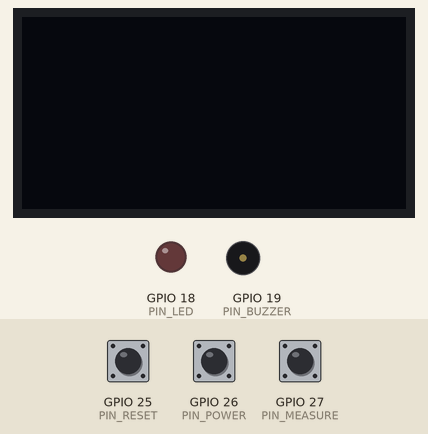
Recording of a sketch running on a simulated ESP32. Shown: 128×64 one-colour display, output pins drawn as LEDs (lit = HIGH), buzzer (waves = sounding). Dashed ring = blinking. Inputs (shaded band) come from the test bench; at power-on: GPIO 26 (PIN_POWER) LOW, GPIO 27 (PIN_MEASURE) LOW, GPIO 25 (PIN_RESET) LOW. Random numbers use the default seed unless the sketch sets one; what the sketch prints to the serial monitor is not drawn.

Above: at 1.2 s.
1.3 s: GPIO 26 (PIN_POWER) driven HIGH
At 1.9 s:
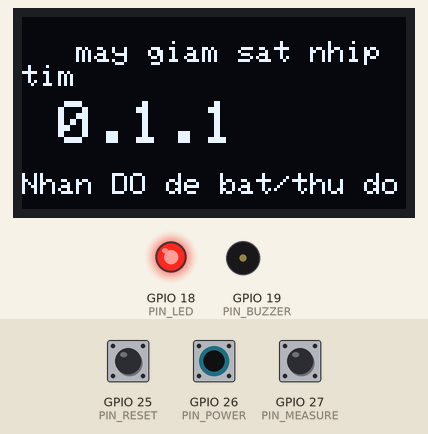
2.8 s: GPIO 27 (PIN_MEASURE) driven HIGH
At 4.8 s:
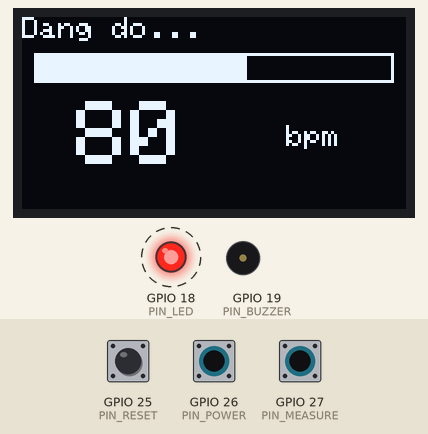
4.9 s: GPIO 25 (PIN_RESET) pulled HIGH for 0.15 s
At 5.3 s:
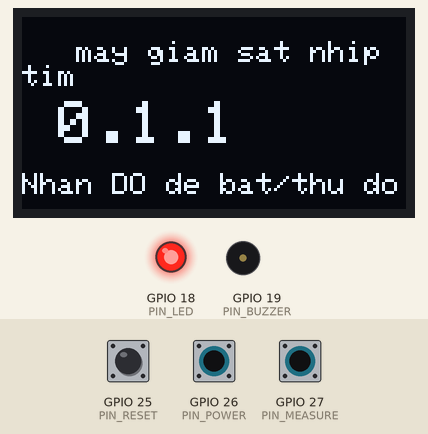
6.5 s: GPIO 27 (PIN_MEASURE) pulsed LOW 2 times (0.12 s each, 0.3 s apart)
At 10.05 s:
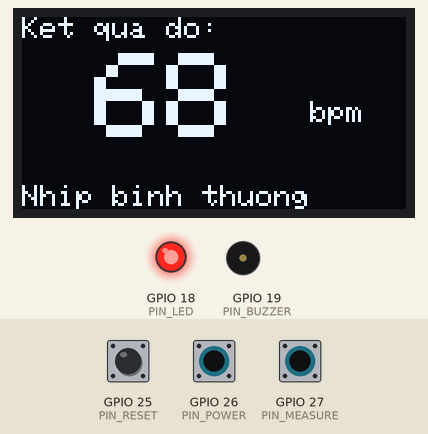
10.1 s: GPIO 25 (PIN_RESET) pulled HIGH for 1 s
At 10.9 s:
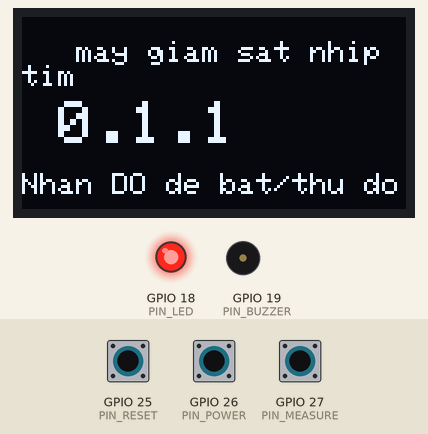
12.6 s: GPIO 26 (PIN_POWER) pulsed LOW 5 times (0.12 s each, 0.3 s apart)
At 13.24 s:
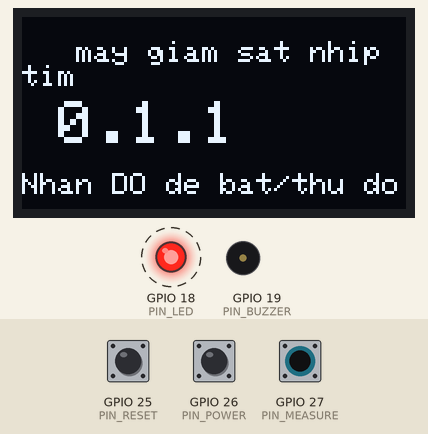
Timing chart, 0 to 15.6 s (numbered marks = the images above; inputs shaded):
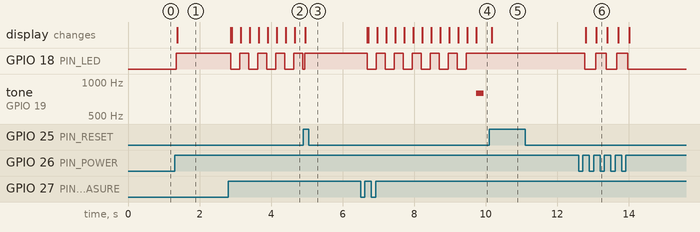

The sketch:

sketch.ino
```cpp
/*
  heart_monitor_pulldown.ino
  Sử dụng INPUT_PULLDOWN: nút nối tới 3V3 (VCC)
  Khi bấm nút: GPIO sẽ thay đổi từ LOW -> HIGH
*/

#include <Wire.h>
#include <Adafruit_GFX.h>
#include <Adafruit_SSD1306.h>
#include "esp_system.h"

#define SCREEN_WIDTH 128
#define SCREEN_HEIGHT 64
#define OLED_RESET    -1
Adafruit_SSD1306 display(SCREEN_WIDTH, SCREEN_HEIGHT, &Wire, OLED_RESET);

// Pins
const int PIN_POWER   = 26;
const int PIN_MEASURE = 27;
const int PIN_RESET   = 25;
const int PIN_LED     = 18;
const int PIN_BUZZER  = 19;

// simple debounce
const unsigned long DEBOUNCE_MS = 50;
struct SimpleBtn {
  int pin;
  bool lastStable;
  unsigned long lastChangeMillis;
  bool lastEventReported;
};
SimpleBtn Bpower  = {PIN_POWER, LOW, 0, false};
SimpleBtn Bmeasure= {PIN_MEASURE, LOW, 0, false};
SimpleBtn Breset  = {PIN_RESET, LOW, 0, false};

enum State {OFF, WAIT, MEASURING, SHOW_RESULT};
State state = OFF;

unsigned long measureStart = 0;
const unsigned long MEASURE_DURATION = 3000;
const unsigned long UPDATE_INTERVAL = 250;
unsigned long lastUpdate = 0;
int currentBpm = 60;
int finalBpm = 0;

const int START_MIN = 55;
const int START_MAX = 79;
const int BPM_MIN = 30;
const int BPM_MAX = 200;

void setup() {
  Serial.begin(115200);
  Wire.begin(21, 22);

  // INPUT_PULLDOWN: khi không bấm = LOW, khi bấm = HIGH (nối tới 3V3)
  pinMode(PIN_POWER, INPUT_PULLDOWN);
  pinMode(PIN_MEASURE, INPUT_PULLDOWN);
  pinMode(PIN_RESET, INPUT_PULLDOWN);
  pinMode(PIN_LED, OUTPUT);
  pinMode(PIN_BUZZER, OUTPUT);
  digitalWrite(PIN_LED, LOW);
  digitalWrite(PIN_BUZZER, LOW);

  // Initialize button state from actual pin readings
  Bpower.lastStable = digitalRead(Bpower.pin);
  Bpower.lastChangeMillis = millis();
  Bpower.lastEventReported = (Bpower.lastStable == HIGH);

  Bmeasure.lastStable = digitalRead(Bmeasure.pin);
  Bmeasure.lastChangeMillis = millis();
  Bmeasure.lastEventReported = (Bmeasure.lastStable == HIGH);

  Breset.lastStable = digitalRead(Breset.pin);
  Breset.lastChangeMillis = millis();
  Breset.lastEventReported = (Breset.lastStable == HIGH);

  Serial.println("Ready (INPUT_PULLDOWN mode):");
  Serial.printf("POWER initial=%d  MEASURE initial=%d  RESET initial=%d\n",
                Bpower.lastStable, Bmeasure.lastStable, Breset.lastStable);

  randomSeed((unsigned long)esp_random());

  if (!display.begin(SSD1306_SWITCHCAPVCC, 0x3C)) {
    Serial.println("SSD1306 failed");
  }
  display.setTextColor(SSD1306_WHITE);
  display.clearDisplay();
  display.display();
}

// returns true once when a press edge (HIGH) is detected
bool readButtonPress(SimpleBtn &b) {
  bool raw = digitalRead(b.pin); // HIGH = pressed (3V3), LOW = not pressed
  unsigned long now = millis();
  if (raw != b.lastStable) {
    if (now - b.lastChangeMillis > DEBOUNCE_MS) {
      b.lastStable = raw;
      b.lastChangeMillis = now;
      if (b.lastStable == HIGH) { // pressed
        if (!b.lastEventReported) {
          b.lastEventReported = true;
          return true;
        } else {
          return false;
        }
      } else { // released
        b.lastEventReported = false;
        return false;
      }
    }
  } else {
    b.lastChangeMillis = now;
  }
  return false;
}

void loop() {
  if (readButtonPress(Bpower)) {
    Serial.println("POWER pressed");
    if (state == OFF) powerOn(); else powerOff();
  }
  if (state != OFF) {
    if (readButtonPress(Breset)) {
      Serial.println("RESET pressed");
      goToWait();
    }
    if (readButtonPress(Bmeasure)) {
      Serial.println("MEASURE pressed");
      if (state == WAIT || state == SHOW_RESULT) startMeasurement();
    }
  }

  if (state == MEASURING) {
    unsigned long now = millis();
    if (now - lastUpdate >= UPDATE_INTERVAL) {
      lastUpdate = now;
      simulateStep();
      showMeasuringScreen(currentBpm, now - measureStart);
    }
    if (millis() - measureStart >= MEASURE_DURATION) {
      endMeasurement();
    }
  }
  delay(5);
}

void powerOn() {
  state = WAIT;
  digitalWrite(PIN_LED, HIGH);
  showWaitScreen();
}
void powerOff() {
  state = OFF;
  digitalWrite(PIN_LED, LOW);
  digitalWrite(PIN_BUZZER, LOW);
  display.clearDisplay();
  display.display();
}
void goToWait() {
  state = WAIT;
  digitalWrite(PIN_LED, HIGH);
  digitalWrite(PIN_BUZZER, LOW);
  showWaitScreen();
}
void startMeasurement() {
  state = MEASURING;
  measureStart = millis();
  lastUpdate = 0;
  currentBpm = random(START_MIN, START_MAX + 1);
  showMeasuringScreen(currentBpm, 0);
}
void simulateStep() {
  int step = random(-3, 4);
  currentBpm += step;
  if (currentBpm < BPM_MIN) currentBpm = BPM_MIN;
  if (currentBpm > BPM_MAX) currentBpm = BPM_MAX;
  digitalWrite(PIN_LED, !digitalRead(PIN_LED));
}
void endMeasurement() {
  state = SHOW_RESULT;
  finalBpm = currentBpm;
  showResultScreen(finalBpm);
  beep(800, 200);
  digitalWrite(PIN_LED, HIGH);
}
void showWaitScreen() {
  display.clearDisplay();
  display.setTextSize(1);
  display.setCursor(0,8);
  display.println("   may giam sat nhip tim");
  display.setTextSize(2);
  display.setCursor(0,28);
  display.println(" 0.1.1");
  display.setTextSize(1);
  display.setCursor(0,52);
  display.println("Nhan DO de bat/thu do");
  display.display();
}
void showMeasuringScreen(int bpm, unsigned long elapsed) {
  display.clearDisplay();
  display.setTextSize(1);
  display.setCursor(0,0);
  display.println("Dang do...");
  float progress = ((float)elapsed) / ((float)MEASURE_DURATION);
  if (progress > 1.0f) progress = 1.0f;
  int barWidth = (int)(progress * (SCREEN_WIDTH - 10));
  display.drawRect(4,12,SCREEN_WIDTH-8,10,SSD1306_WHITE);
  display.fillRect(5,13,barWidth,8,SSD1306_WHITE);
  display.setTextSize(3);
  display.setCursor(0,28);
  char buf[8]; sprintf(buf,"%3d",bpm);
  display.print(buf);
  display.setTextSize(1);
  display.setCursor(88,36); display.println("bpm");
  display.display();
}
void showResultScreen(int bpm) {
  display.clearDisplay();
  display.setTextSize(1);
  display.setCursor(0,0); display.println("Ket qua do:");
  display.setTextSize(4); display.setCursor(0,12);
  char buf[8]; sprintf(buf,"%3d",bpm); display.print(buf);
  display.setTextSize(1); display.setCursor(96,28); display.println("bpm");
  display.setTextSize(1); display.setCursor(0,56);
  if (bpm < 60) display.println("Nhip cham (co the binh thuong)");
  else if (bpm <= 100) display.println("Nhip binh thuong");
  else display.println("Nhip nhanh (can khao sat)");
  display.display();
}
void beep(unsigned int freq, unsigned long duration_ms) {
  if (freq==0||duration_ms==0) return;
  unsigned long cycles = (unsigned long)((duration_ms*(unsigned long)freq)/1000UL);
  unsigned int halfPeriodUs = (unsigned int)(500000UL/freq);
  for (unsigned long i=0;i<cycles;i++){
    digitalWrite(PIN_BUZZER, HIGH); delayMicroseconds(halfPeriodUs);
    digitalWrite(PIN_BUZZER, LOW);  delayMicroseconds(halfPeriodUs);
  }
  digitalWrite(PIN_BUZZER, LOW);
}
```

Measured:
- after the input at 1.3 s, GPIO 18 (PIN_LED): LOW → HIGH after 0.05 s; the display: changes after 0.07 s (image 1)
- after the input at 2.8 s, GPIO 18 (PIN_LED): alternates HIGH for 0.25 s and LOW for 0.25 s, starting after 0.08 s; the display: first changes after 0.08 s (image 2 shows a later state)
- after the input at 6.5 s, GPIO 18 (PIN_LED): alternates HIGH for 0.25 s and LOW for 0.25 s, 12 changes in all, then stays HIGH, starting after 0.19 s; tone on GPIO 19 (PIN_BUZZER): silent → 795 Hz after 3.2 s, → silent 0.20 s later; the display: first changes after 0.19 s (image 4 shows a later state)
- after the input at 10.1 s, the display: changes after 0.07 s (image 5)
- after the input at 12.6 s, GPIO 18 (PIN_LED): alternates HIGH for 0.30 s and LOW for 0.30 s, 5 changes in all, then stays LOW, starting after 0.17 s; the display: first changes after 0.19 s (image 6 shows a later state)
